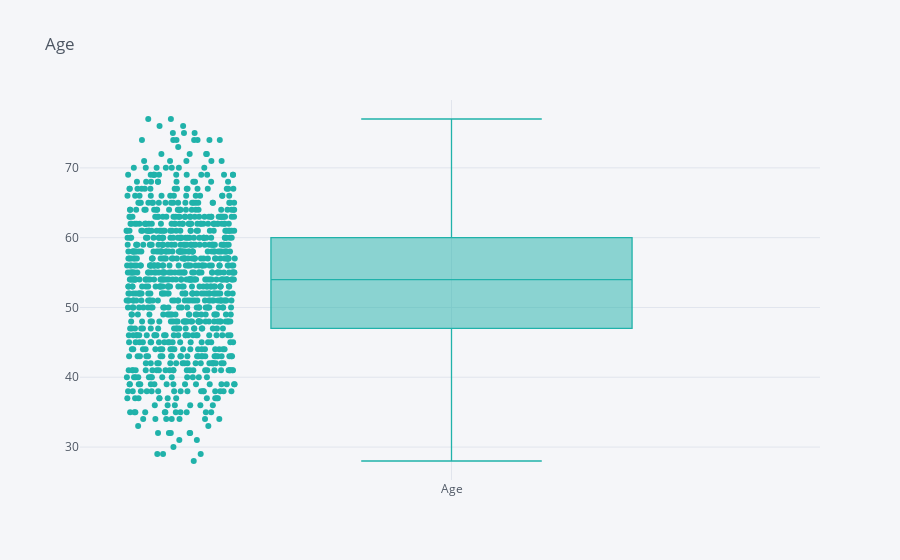
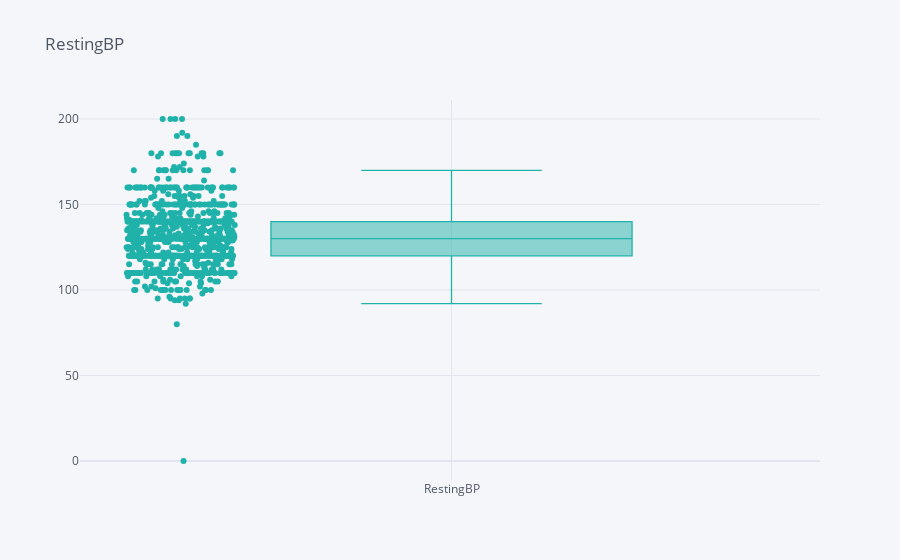
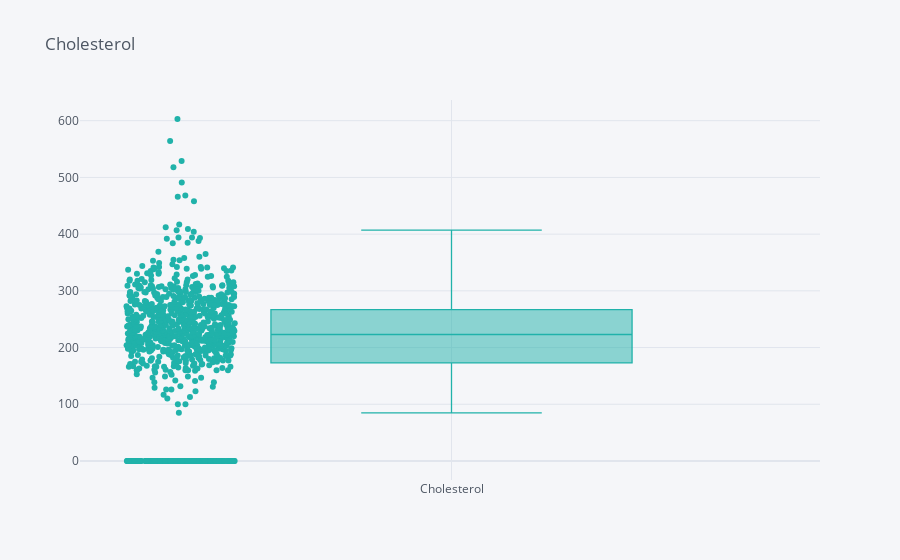
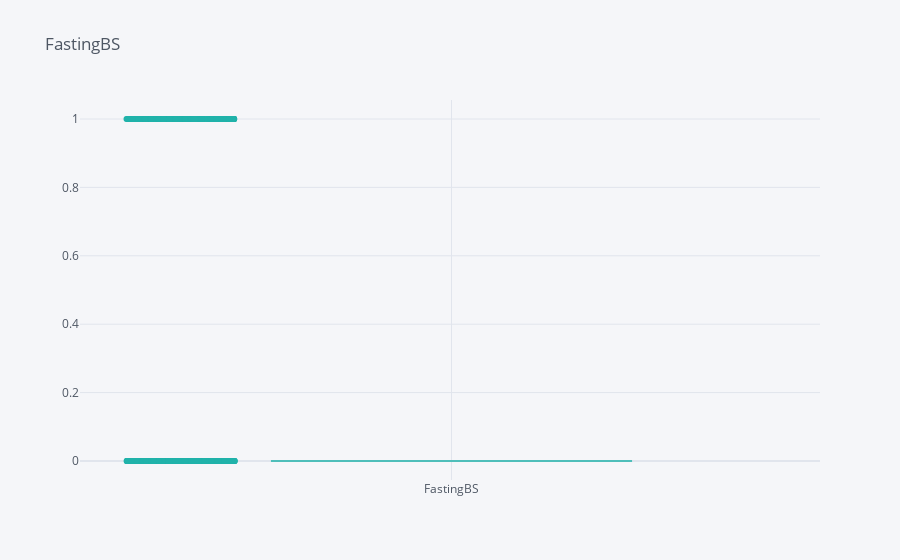

Notebook cell for these charts, in order:
### Code cell
for i in numerical:
    df[i].iplot(kind="box", title=i, boxpoints="all", color='lightseagreen')

### Figure 1 — Plotly figure (JSON) as saved in the notebook; plotly's stock layout.template omitted (floating-point values rounded to 4 significant figures; data arrays with more than 128 entries replaced by an {"elided": "..."} marker saying what was removed)
{"data": [{"boxpoints": "all", "line": {"width": 1.3}, "marker": {"color": "rgba(32, 178, 170, 1.0)"}, "name": "Age", "orientation": "v", "type": "box", "y": {"elided": "918 int values"}}], "layout": {"legend": {"bgcolor": "#F5F6F9", "font": {"color": "#4D5663"}}, "paper_bgcolor": "#F5F6F9", "plot_bgcolor": "#F5F6F9", "title": {"font": {"color": "#4D5663"}, "text": "Age"}, "xaxis": {"gridcolor": "#E1E5ED", "showgrid": true, "tickfont": {"color": "#4D5663"}, "title": {"font": {"color": "#4D5663"}, "text": ""}, "zerolinecolor": "#E1E5ED"}, "yaxis": {"gridcolor": "#E1E5ED", "showgrid": true, "tickfont": {"color": "#4D5663"}, "title": {"font": {"color": "#4D5663"}, "text": ""}, "zerolinecolor": "#E1E5ED"}}}

### Figure 2 — Plotly figure (JSON) as saved in the notebook; plotly's stock layout.template omitted (floating-point values rounded to 4 significant figures; data arrays with more than 128 entries replaced by an {"elided": "..."} marker saying what was removed)
{"data": [{"boxpoints": "all", "line": {"width": 1.3}, "marker": {"color": "rgba(32, 178, 170, 1.0)"}, "name": "RestingBP", "orientation": "v", "type": "box", "y": {"elided": "918 int values"}}], "layout": {"legend": {"bgcolor": "#F5F6F9", "font": {"color": "#4D5663"}}, "paper_bgcolor": "#F5F6F9", "plot_bgcolor": "#F5F6F9", "title": {"font": {"color": "#4D5663"}, "text": "RestingBP"}, "xaxis": {"gridcolor": "#E1E5ED", "showgrid": true, "tickfont": {"color": "#4D5663"}, "title": {"font": {"color": "#4D5663"}, "text": ""}, "zerolinecolor": "#E1E5ED"}, "yaxis": {"gridcolor": "#E1E5ED", "showgrid": true, "tickfont": {"color": "#4D5663"}, "title": {"font": {"color": "#4D5663"}, "text": ""}, "zerolinecolor": "#E1E5ED"}}}

### Figure 3 — Plotly figure (JSON) as saved in the notebook; plotly's stock layout.template omitted (floating-point values rounded to 4 significant figures; data arrays with more than 128 entries replaced by an {"elided": "..."} marker saying what was removed)
{"data": [{"boxpoints": "all", "line": {"width": 1.3}, "marker": {"color": "rgba(32, 178, 170, 1.0)"}, "name": "Cholesterol", "orientation": "v", "type": "box", "y": {"elided": "918 int values"}}], "layout": {"legend": {"bgcolor": "#F5F6F9", "font": {"color": "#4D5663"}}, "paper_bgcolor": "#F5F6F9", "plot_bgcolor": "#F5F6F9", "title": {"font": {"color": "#4D5663"}, "text": "Cholesterol"}, "xaxis": {"gridcolor": "#E1E5ED", "showgrid": true, "tickfont": {"color": "#4D5663"}, "title": {"font": {"color": "#4D5663"}, "text": ""}, "zerolinecolor": "#E1E5ED"}, "yaxis": {"gridcolor": "#E1E5ED", "showgrid": true, "tickfont": {"color": "#4D5663"}, "title": {"font": {"color": "#4D5663"}, "text": ""}, "zerolinecolor": "#E1E5ED"}}}

### Figure 4 — Plotly figure (JSON) as saved in the notebook; plotly's stock layout.template omitted (floating-point values rounded to 4 significant figures; data arrays with more than 128 entries replaced by an {"elided": "..."} marker saying what was removed)
{"data": [{"boxpoints": "all", "line": {"width": 1.3}, "marker": {"color": "rgba(32, 178, 170, 1.0)"}, "name": "FastingBS", "orientation": "v", "type": "box", "y": {"elided": "918 int values"}}], "layout": {"legend": {"bgcolor": "#F5F6F9", "font": {"color": "#4D5663"}}, "paper_bgcolor": "#F5F6F9", "plot_bgcolor": "#F5F6F9", "title": {"font": {"color": "#4D5663"}, "text": "FastingBS"}, "xaxis": {"gridcolor": "#E1E5ED", "showgrid": true, "tickfont": {"color": "#4D5663"}, "title": {"font": {"color": "#4D5663"}, "text": ""}, "zerolinecolor": "#E1E5ED"}, "yaxis": {"gridcolor": "#E1E5ED", "showgrid": true, "tickfont": {"color": "#4D5663"}, "title": {"font": {"color": "#4D5663"}, "text": ""}, "zerolinecolor": "#E1E5ED"}}}
